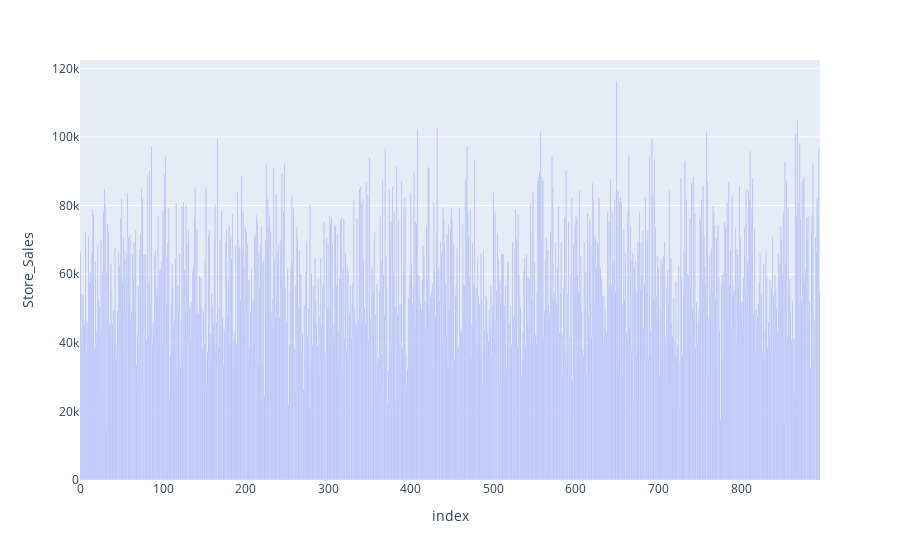

The cell this chart's notebook holds for it:
### Markdown cell above
## Gráficos

<p>
   Foi importada a biblioteca 'ploty.express' para a criação de gráficos. Depois utilizamos do método '.bar' para criar um gráfico de barras com os seguintes parâmetros:
</p>
<br>
    tabela_ordenada: Este é o DataFrame ou conjunto de dados que você deseja usar para criar o gráfico. Parece que tabela_ordenada é o nome do DataFrame que contém seus dados.
    <br>
    <br>
    tabela_ordenada.index: Isso especifica a coluna que será usada para o eixo x do gráfico de barras. tabela_ordenada.index provavelmente se refere ao índice do DataFrame, que geralmente é uma série de rótulos de linha.
    <br>
    <br>
    y='Store_Sales': Este parâmetro especifica a coluna que será usada para o eixo y do gráfico de barras. No seu caso, parece que você está usando a coluna 'Store_Sales' para representar os valores das barras.

### Code cell
import plotly.express as px

grafico = px.bar(tabela_ordenada, tabela_ordenada.index, y='Store_Sales')
grafico.show()

### Figure 1 — Plotly figure (JSON) as saved in the notebook; plotly's stock layout.template omitted (floating-point values rounded to 4 significant figures; data arrays with more than 128 entries replaced by an {"elided": "..."} marker saying what was removed)
{"data": [{"alignmentgroup": "True", "hovertemplate": "index=%{x}<br>Store_Sales=%{y}<extra></extra>", "legendgroup": "", "marker": {"color": "#636efa", "pattern": {"shape": ""}}, "name": "", "offsetgroup": "", "orientation": "v", "showlegend": false, "textposition": "auto", "type": "bar", "x": {"elided": "896 int values"}, "xaxis": "x", "y": {"elided": "896 int values"}, "yaxis": "y"}], "layout": {"barmode": "relative", "legend": {"tracegroupgap": 0}, "margin": {"t": 60}, "xaxis": {"anchor": "y", "domain": [0, 1], "title": {"text": "index"}}, "yaxis": {"anchor": "x", "domain": [0, 1], "title": {"text": "Store_Sales"}}}}
